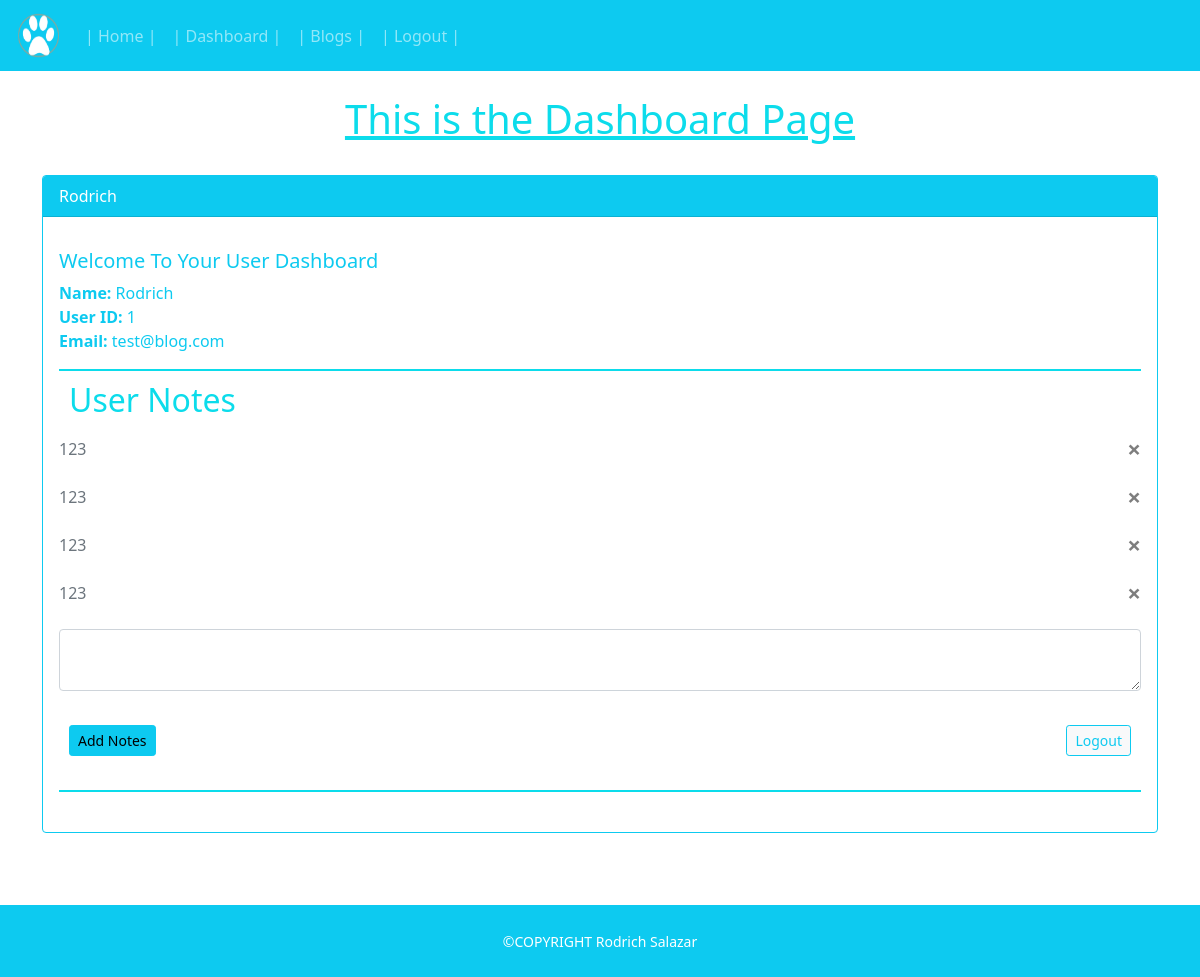
Page /dashboard (signed in) on the earlier database version.
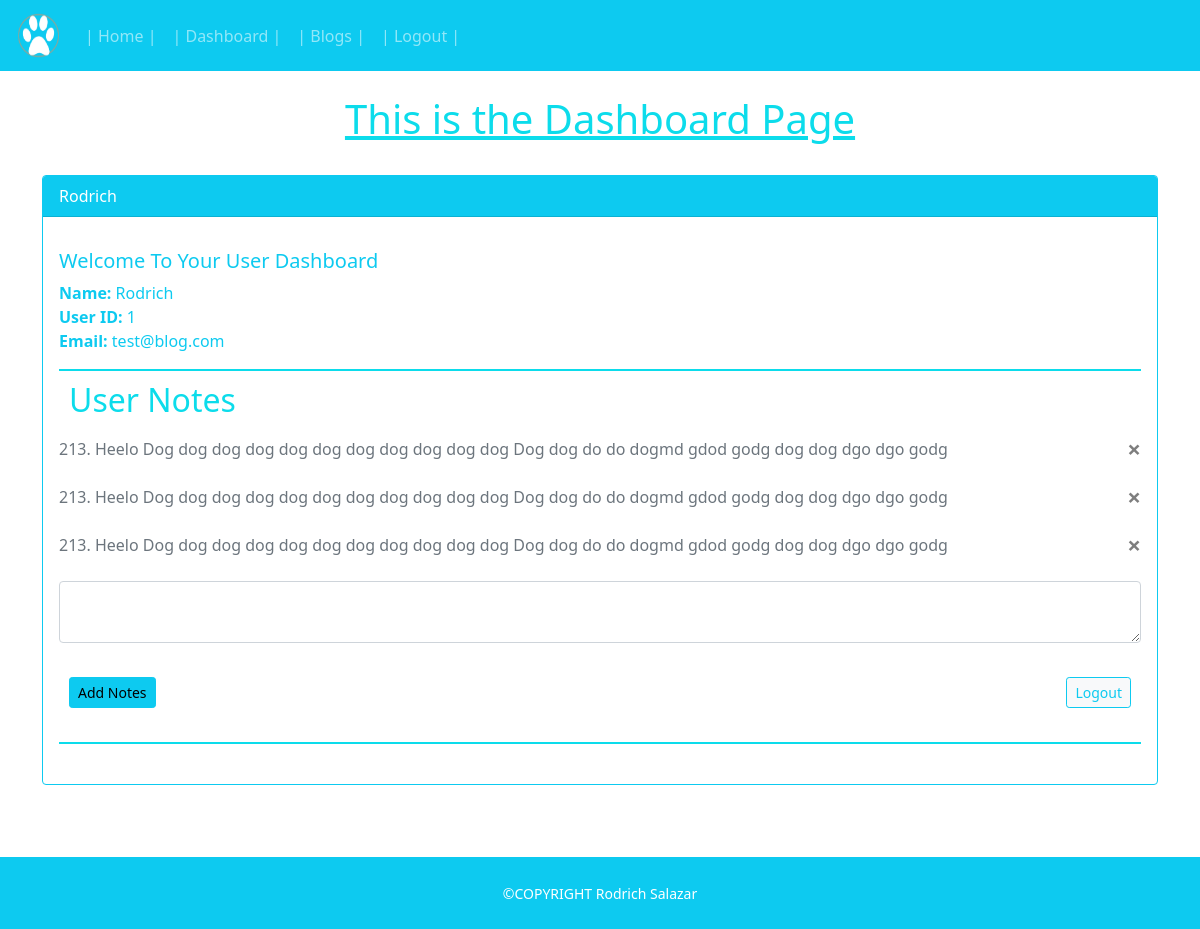
Same page on the later database version.
### website/models.py (models this page shows, shortened)
class User(db.Model, UserMixin):
    id = db.Column(db.Integer, primary_key=True)
    email = db.Column(db.String(150), unique=True)
    username = db.Column(db.String(150))
    password = db.Column(db.String(150))
    date = db.Column(db.DateTime(timezone=True), default=func.now())
    notes = db.relationship('Note')
    posts = db.relationship('Post', backref='user', passive_deletes=True)
    comments = db.relationship('Comment', backref='user', passive_deletes=True)
    likes = db.relationship('Like', backref='user', passive_deletes=True)

class Note(db.Model):
    id = db.Column(db.Integer, primary_key=True)
    data = db.Column(db.String(10000))
    date = db.Column(db.DateTime(timezone=True), default=func.now())
    user_id = db.Column(db.Integer, db.ForeignKey('user.id'))

### website/views.py (the view, shortened to what this page needs)
@views.route("/dashboard", methods = ['GET', 'POST'])
def dashboard():
    return render_template("dashboard.html", user=current_user)

### website/__init__.py (called while the page is built)
def create_app():
    app = Flask(__name__)
    app.config['SECRET_KEY'] = 'ENWI!*!*uh981821huwha'
    app.config['SQLALCHEMY_DATABASE_URI'] = f'sqlite:///{DB_NAME}'
    db.init_app(app)
    from .views import views
    from .auth import auth
    app.register_blueprint(views, url_prefix='/')
    app.register_blueprint(auth, url_prefix='/')
    from .models import User, Note, Post, Comment, Like
    with app.app_context():
        db.create_all()
    login_manager = LoginManager()
    login_manager.login_view = 'auth.login'
    login_manager.init_app(app)
    @login_manager.user_loader
    def load_user(id):
        return User.query.get(int(id))
    return app

### website/templates/dashboard.html (shortened to what this page needs)
{% extends "template.html" %}
{% block content %}
    <section>
        <div class="container"/>
        <br/>
        <h1 class="dashboardheading text-center"> This is the Dashboard Page </h1>
        <br/>
            <div class="card border-info">
        <div class="card-header bg-info mb- mb-3 text-white">
            {{current_user.username}}
        </div>
        <div class="card-body bg-transparent">
            <h5 class="card-title text-info" >Welcome To Your User Dashboard
            </h5>
            <p class="card-text text-info">
                <strong>Name:</strong> {{current_user.username}} </br>
                <strong>User ID:</strong> {{current_user.id}} </br>
                <strong>Email:</strong> {{current_user.email}} </br>
            </p>
                <h2 class="toplinedashboard">User Notes</h2>
                <ul class="list-group list-group-flush" id="notes">
                    {% for note in user.notes%}
                    <div class="bordercardnotes text-muted">
                        <div class="class-header bgcolour d-flex justify-content-between align-items-center">
                        <div class="card-text">{{ note.data }}</div>
                        <button type="button" class="close" onClick="deleteNote({{ note.id}})">
                            <span aria-hidden="true">&times;</span>
                        </button>
                        </div>
                    </div>
                    <br/>
                    {% endfor %}
                </ul>
                <form method="POST">
                    <textarea name="note" id="note" class="form-control formnote"></textarea>
                    <div class="underlinedashboard">
                        <button type="submit" align="left" class="btn btn-sm btn-info">Add Notes</button>
                        <a href="{{ url_for('auth.logout')}}" style="float:right" class=" btn-light btn btn-outline-info btn-sm">Logout</a>
                    </div>
                </form>
                <br/>
                </div>
            </div>
            <br/>
            <br/>
        </div>
{% endblock %}

### website/templates/template.html (shortened to what this page needs)
<!DOCTYPE html>
<html>
  <head>
      <link rel="stylesheet" href="https://cdn.jsdelivr.net/npm/bootstrap@4.4.1/dist/css/bootstrap.min.css">
          <link href="static/css/styles.css" rel="stylesheet" />
      <link
      href="https://cdn.jsdelivr.net/npm/bootstrap@5.0.2/dist/css/bootstrap.min.css"
      rel="stylesheet"
      />
      <link href="static/css/styles.css" rel="stylesheet" />
  </head>
  <body>
    <nav class="navbar navbar-expand-md bg-info navbar-dark">
      <a class="navbar-brand" href="/"><img src="static/assets/img/paw5.png" alt="Bootstrap" width="45" height="45"></a>
      <div class="collapse navbar-collapse" id="navbar">
        <ul class="navbar-nav">
        {% if user.is_authenticated %}
          <li class="nav-item">
            <a class="nav-link" href="/">| Home |</a>
          </li>
          <li class="nav-item">
            <a class="nav-link" href="/dashboard">| Dashboard |</a>
          </li>
          <li class="nav-item">
            <a class="nav-link" href="/blogs">| Blogs |</a>
          </li>
          <li class="nav-item">
            <a class="nav-link" href="/logout">| Logout |</a>
          </li>
          {% endif %}
      </div>
    </nav>
    <div>
    {% block content %}
    {% endblock %}
    <footer id="stickyfoot" class="flex-shrink-0 py-4 bg-info text-white - 50">
      <div class="container text-center">
        <small> &copy;COPYRIGHT Rodrich Salazar </small>
      </div>
    </footer>
  </body>
</html>

### website/static/css/styles.css (style rules this page uses)
footer { bottom: 0; margin-top: auto; width: 100%; }
body { min-height: 100vh; display: flex; flex-direction: column; }
h2 { color: #0cdceb; }
h1 { color: #0cdceb; }
.dashboardheading { text-decoration: underline; }
.navbar { float: left; }
.toplinedashboard { padding: 10px; border-width: 2px; border-style: solid; border-color: #0cdceb; border-bottom: none; border-left: none; border-right: none; }
.underlinedashboard { padding: 10px; border-width: 2px; border-style: solid; border-color: #0cdceb; border-top: none; border-left: none; border-right: none; }

Differences in the rows shown:
removed Note: data "123"
removed Note: data "123"
removed Note: data "123"
removed Note: data "123"
added Note: data "213. Heelo Dog dog dog dog dog dog dog dog dog dog dog Dog dog do do dogmd gdod godg dog dog dgo dgo godg"
added Note: data "213. Heelo Dog dog dog dog dog dog dog dog dog dog dog Dog dog do do dogmd gdod godg dog dog dgo dgo godg"
added Note: data "213. Heelo Dog dog dog dog dog dog dog dog dog dog dog Dog dog do do dogmd gdod godg dog dog dgo dgo godg"
